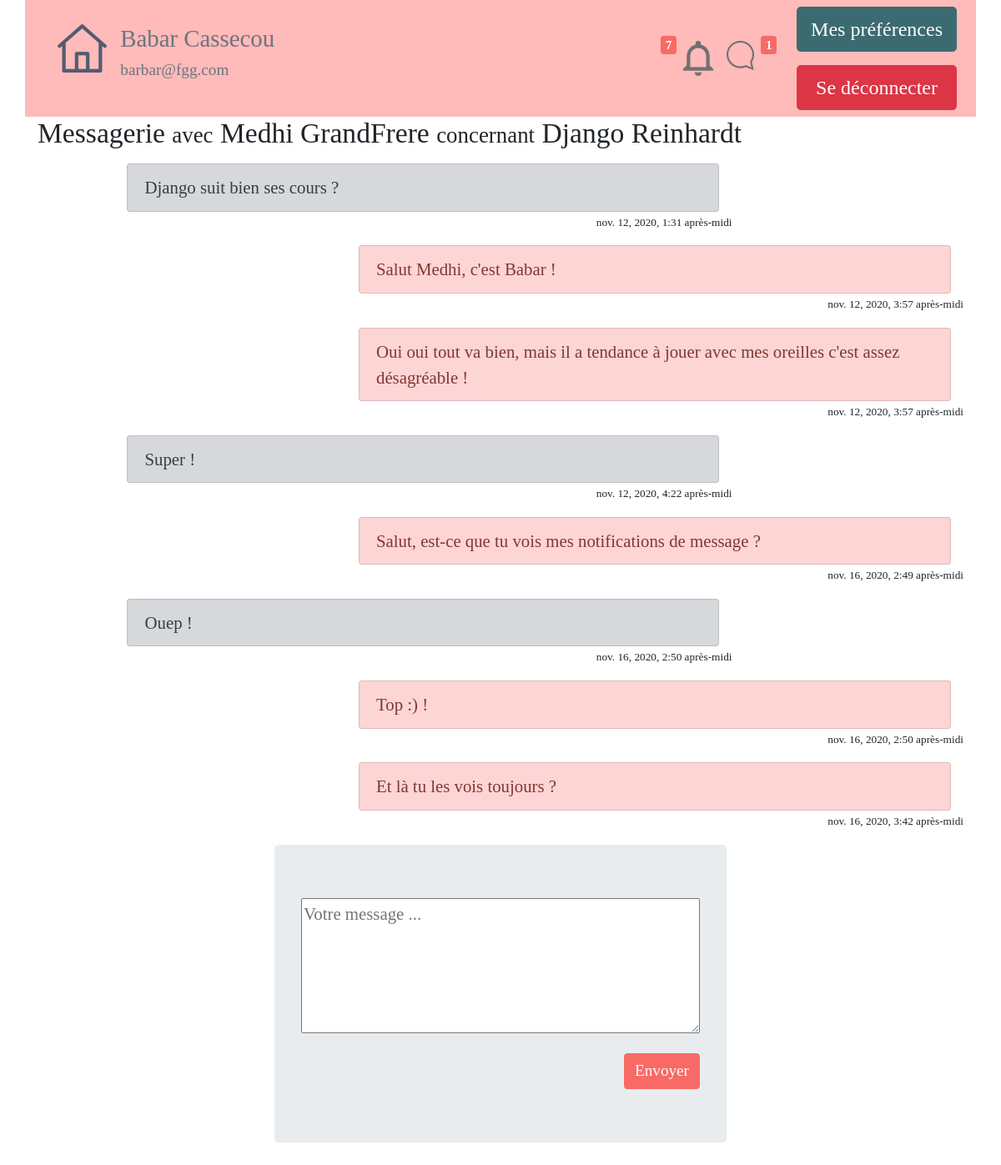
Page /messagerieII/MessageAboutTo/1/22/ (signed in) on the earlier database version.
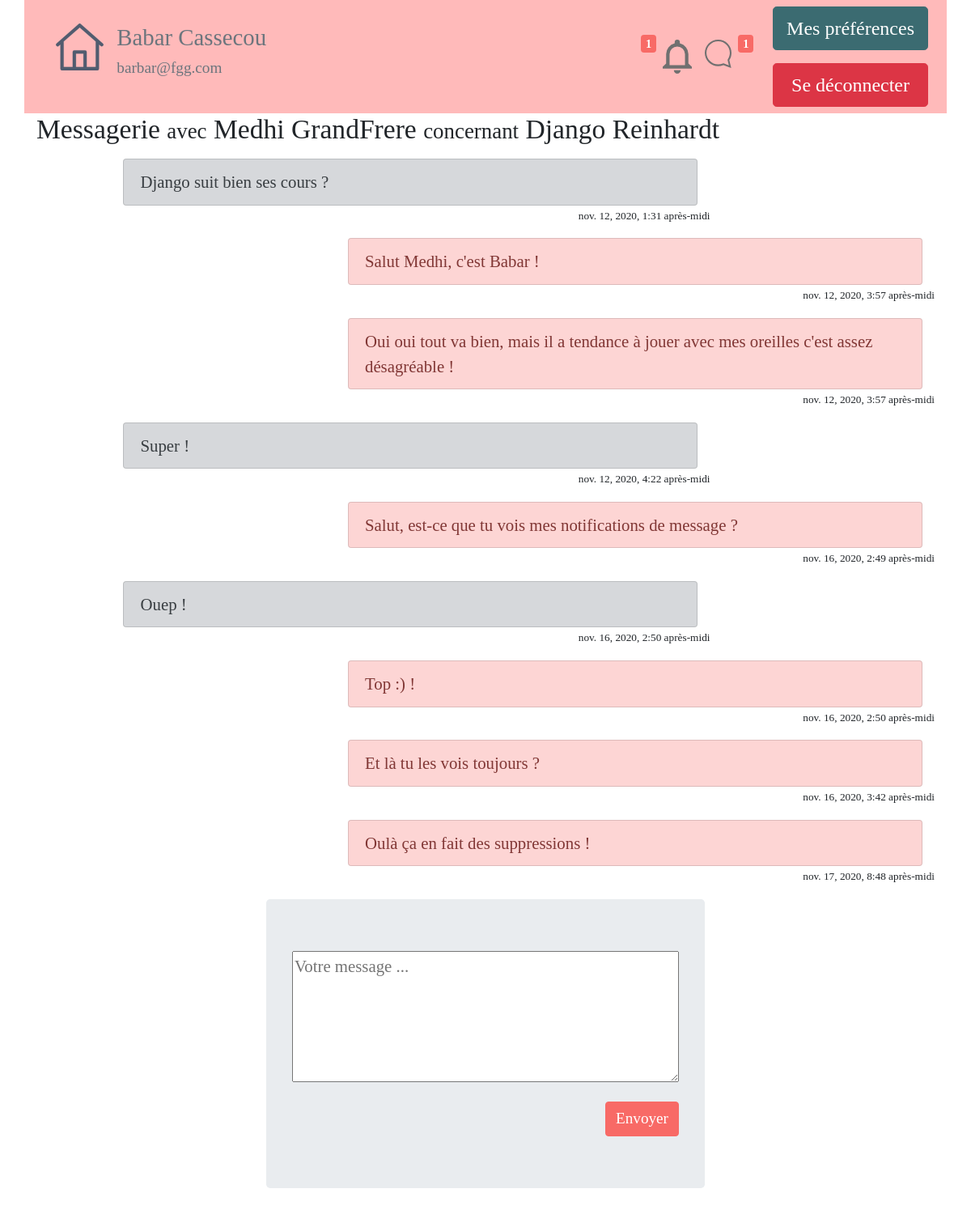
Same page on the later database version.
### messagerie/models.py (models this page shows, shortened)
class MessagePersoAT(models.Model):
    titre = models.CharField(max_length=100, default="")
    auteurID = models.CharField(max_length=6)
    AttachedChildNotebookID = models.CharField(max_length=7)
    receiverID = models.CharField(max_length=6, default="0")
    contenu = models.TextField(null=True, verbose_name="")
    date = models.DateTimeField(default=timezone.now,
                                verbose_name="Date d'envoi'")
    validated=models.BooleanField(default=True) #is the message validated to appear?
    activeMessage=models.BooleanField(default=True) #is the message is active or inactive (deleted, problem, ...)
    read=models.BooleanField(default=False) #is the message read by receiver ?
    class Meta:
        verbose_name = "Message Privé"
        ordering = ['date']

### messagerie/views.py (the view)
# urls.py: path('MessageAboutTo/<id_carnet>/<id_correspondant>/', views.messageAboutTo, name="MessageAboutTo")
def messageAboutTo(request, id_carnet, id_correspondant):
    NotifMessagesReset(request,id_carnet,id_correspondant)
    ContactSel = User.objects.get(id=id_correspondant)
    listeMessagesAT = list_AT_messages(request, id_carnet, id_correspondant)
    premodel = MessagePersoAT(auteurID=request.user.pk, AttachedChildNotebookID=id_carnet, receiverID=id_correspondant)
    form = MessagePersoATForm(request.POST or None, instance=premodel)
    carnet = get_object_or_404(ChildSNotebook, id=id_carnet)
    if form.is_valid():
        print("Message Envoyé")
        envoi = True
        form.save()
        notifDirectMessageAddOne(request,id_carnet,id_correspondant)
    CarrierList=GlobalCarrier(request)#will carry all necessary variables (for notification, ...)
    return render(request, 'messagerie/messageAboutTo.html', locals())

### messagerie/forms.py
class MessagePersoATForm(forms.ModelForm):
    class Meta :
        model = MessagePersoAT
        fields = ('contenu',)
        widgets = {
          'contenu': Textarea(attrs={'rows':5, 'cols':40, 'placeholder':"Votre message ..."}),
        }

### messagerie/modulesATComplementaires.py (called while the page is built)
def list_AT_messages(request, id_carnet, id_correspondant):
    QueryMessagesFiltred = MessagePersoAT.objects.filter(AttachedChildNotebookID=id_carnet)
    ListMessagesFiltred = []
    for MessageATFiltred in QueryMessagesFiltred:
        if MessageATFiltred.validated != True:
            continue
        if MessageATFiltred.activeMessage != True :
            continue
        if id_correspondant != MessageATFiltred.auteurID and id_correspondant != MessageATFiltred.receiverID:
            continue
        if request.user.pk != int(MessageATFiltred.auteurID) and request.user.pk != int(MessageATFiltred.receiverID):
            continue
        if int(MessageATFiltred.auteurID) == int(request.user.pk):
            MessageATFiltred.isAuteur = True
        else:
            MessageATFiltred.isAuteur = False
        ListMessagesFiltred.append(MessageATFiltred)
    return ListMessagesFiltred

### messagerie/templates/messagerie/messageAboutTo.html (shortened to what this page needs)
{% extends "tablecom/base.html" %}
{% block content %}
<div class="container">
    <H3>Messagerie <small>avec</small> {{ ContactSel.first_name }} {{ ContactSel.last_name }} <small>concernant</small> {{ carnet.name }} {{ carnet.forename}}</H3>
{% for message in listeMessagesAT %}
<p>
  {% if message.isAuteur %}
 <div class="container">
  <div class="row">
    <div class="col-sm-4"></div>
    <div class="col-sm-8">
      <ul class="list-group">
        <li class="list-group-item list-group-item-primary">
            <div class="d-flex justify-content-between">
                <div>{{ message.contenu }}</div>
            </div>
        </li>
      </ul>
        <div class="row justify-content-end"><small><small>{{ message.date }}</small></small></div>
    </div>
  </div>
  </div>
  {% else %}
  <div class="container">
  <div class="row">
        <div class="col-sm-1"></div>
    <div class="col-sm-8">
      <ul class="list-group">
        <li class="list-group-item list-group-item-secondary">
            <div class="d-flex justify-content-between">
                <div>{{ message.contenu }}</div>
            </div>
        </li>
      </ul>
        <div class="row justify-content-end"><small><small>{{ message.date }}</small></small></div>
    </div>
    <div class="col-sm-3"></div>
  </div>
  </div>
</p>
  {% endif %}
{% empty %}
    <p>Vous n'avez encore échangé aucun message</p>
        {% endfor %}
<p>
{% if envoi %}Message envoyé !
     <meta http-equiv="REFRESH" content="0;url=">
{% else %}
    <div class="d-flex justify-content-center">
    <div class="jumbotron">
<form method="post" action="">
  {{ form.as_p }}
     <div class="d-flex justify-content-end">
    <input type="submit" class="btn btn-primary " value="Envoyer" /></div>
</form>
        </div>
{% endif %}
  </p>
</div>
{% endblock %}

### tablecom/templates/tablecom/base.html (shortened to what this page needs)
<!DOCTYPE html>
    {% load static %}
    {% block head %}
        <html lang="fr">
        <head>
        <link rel="stylesheet" href="/static/style/bootstrapExportTheme/bootstrap.min.css" >
        <link rel="stylesheet" type="text/css" href="https://cdn.jsdelivr.net/npm/cookieconsent@3/build/cookieconsent.min.css" />
            <link rel="stylesheet" href="/static/style/stylefont.css" />
        </head>
    {% endblock %}
<body>
    <nav>
       {% block nav %}
            {% if user.is_authenticated %}
<div class="container" style="background:#ffbaba !important;">
    <div class="d-flex flex-wrap align-items-center">
          <div class="mr-auto p-3 ">
            <div class="d-flex justify-content-start">
                <div class="p-2"><a href="{% url 'accueil' %}"><img src="/static/images/home.svg" class="img-fluid"></a></div>
                <div class="p-2"><h4 class="text-secondary">{{ user.first_name }} {{ user.last_name }}</h4><h6 class="text-secondary"><p>{{ user.email }}</p></h6></div>
            </div>
          </div>
          <div class="p-3 ">
            <div class="d-flex">
                {% if CarrierList.1 == 0 %}
                <h6><span class="badge badge-secondary">{{ CarrierList.1 }}</span></h6>
                {% else %}
                <h6><span class="badge badge-primary">{{ CarrierList.1 }}</span></h6>
                {% endif %}
                <a href="{% url 'accueil' %}"><img src="{% static 'images/notif_fil_general.svg' %}" class="img-fluid p-2"></a>
                 <a href="{% url 'accueil' %}"><img src="{% static 'images/notif_mess_perso.svg' %}" class="img-fluid p-2"></a>
                {% if CarrierList.0 == 0 %}
                <h6><span class="badge badge-secondary">{{ CarrierList.0 }} </span></h6>
                {% else %}
                <h6><span class="badge badge-primary">{{ CarrierList.0 }}</span></h6>
                {% endif %}
            </div>
          </div>
          <div class="p- ">
            <div class="d-flex flex-column">
              <div class="p-2"><a href="{% url 'MyProfile' %}"><button type="button" class="btn btn-info btn-lg">Mes préférences</button></a></div>
              <div class="p-2"><a href="{% url 'deconnexion' %}"><button type="button" class="btn btn-danger btn-block btn-lg">Se déconnecter</button></a></div>
            </div>
          </div>
    </div>
</div>
            {% else %}
        <div class="container">
        </div>
            {% endif %}
       {% endblock %}
   </nav>
    {% block content %}Contenu à introduire{% endblock %}
</body>
</html>

Differences in the rows shown:
added MessagePersoAT: contenu "Oulà ça en fait des suppressions !", date "nov. 17, 2020, 8:48 après-midi"
Other differences:
{{ CarrierList.1 }}: "7" → "1"
